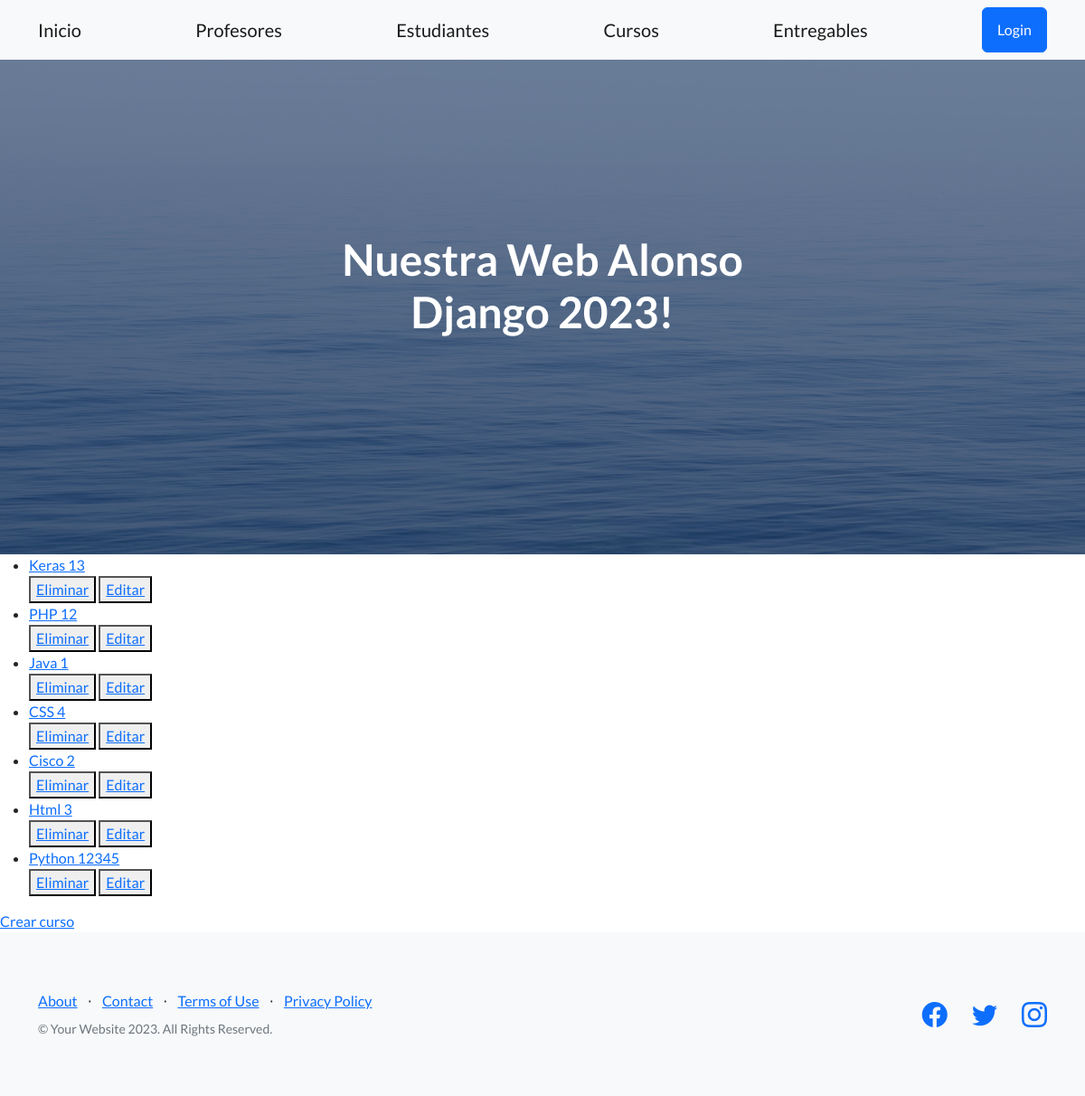
The page /app-alonso/lista-curso/ on the database as committed earlier.
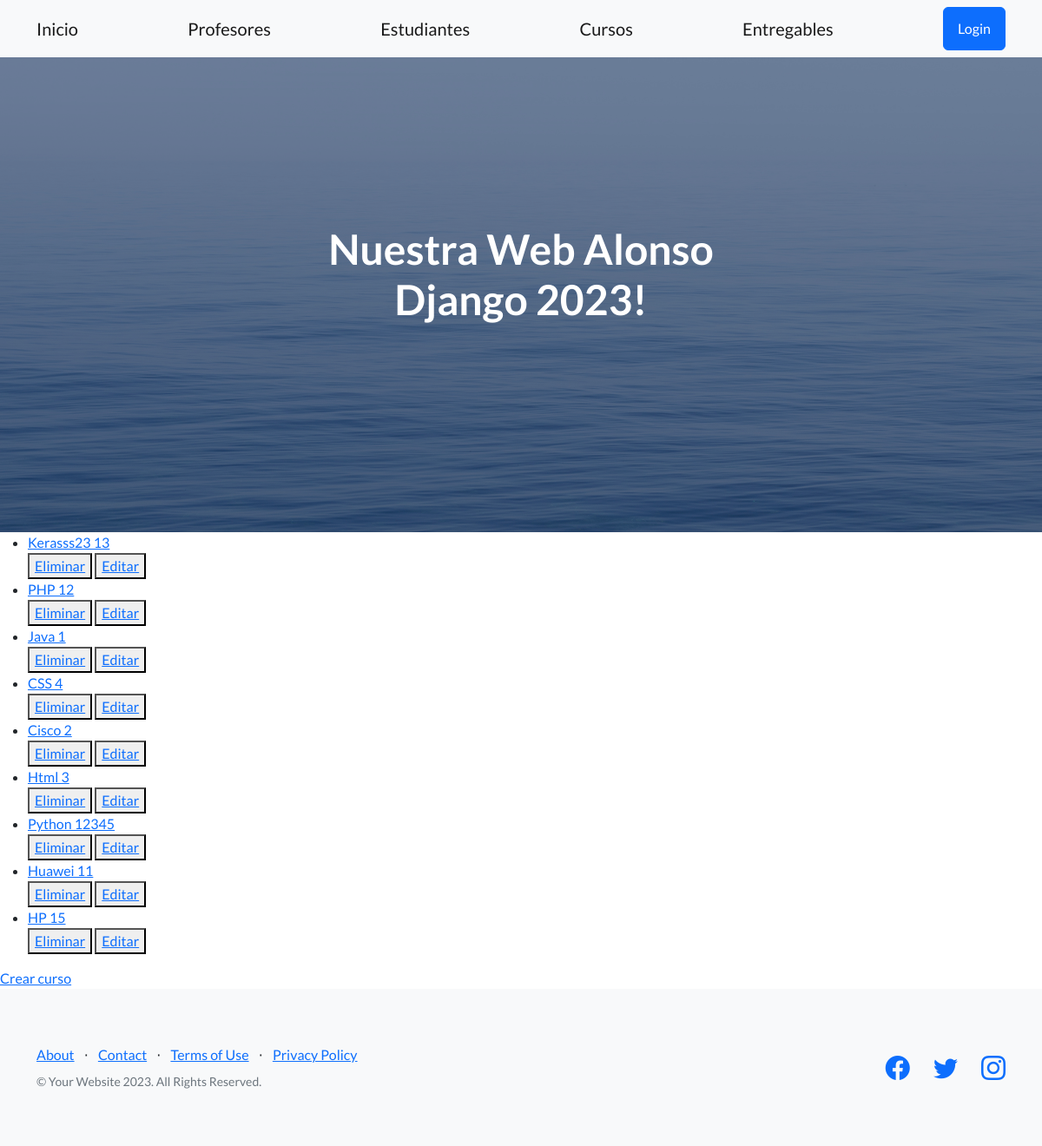
The same page on the database as committed later.
### AppAlonso/models.py (models this page shows)
class Curso(models.Model):
    nombre = models.CharField(max_length=50)
    camada = models.IntegerField()
    def __str__(self):
        return f'{self.nombre} {self.camada}'

### AppAlonso/views.py (the view)
# urls.py: path('lista-curso/', CursoList.as_view(), name="ListaCursos"),
class CursoList(ListView):
    model = Curso
    template_name = "curso_list.html"
    context_object_name = "cursos"

### AppAlonso/templates/curso_list.html
{% extends 'padre.html' %}
{% block contenidoQueCambia %}
    <ul>
         {% for curso in cursos %}
        <li>
            <a href="{% url 'DetalleCursos' curso.id %}">{{curso}}</a>
        </li>
        <div>
            <button>
                <a href="{% url 'EliminaCursos' curso.id %}">Eliminar</a>
            </button>
            <button>
                <a href="{% url 'ActualizarCursos' curso.id %}">Editar</a>
            </button>
        </div>
    {% endfor %}
    </ul>
    <a href="{% url 'CreaCursos' %}">Crear curso</a>
{% endblock contenidoQueCambia %}

Rows that differ between the two databases and show on the page:
changed Curso: nombre+camada "Keras 13" → "Kerasss23 13"
added Curso: nombre+camada "Huawei 11"
added Curso: nombre+camada "HP 15"
